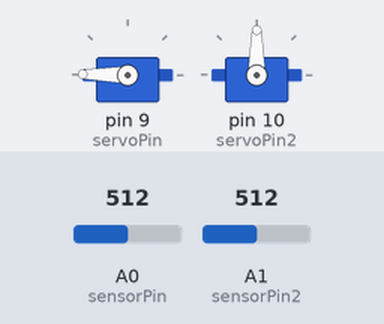
The sketch below on a simulated Arduino Uno, built with avr-gcc and run on an emulated ATmega328P. Parts: 2 × servo. Inputs (shaded band) come from the test bench; at power-on: A1 (sensorPin2) = 512, A0 (sensorPin) = 512.

Above: at 2.2 s.
2.3 s: A1 (sensorPin2) set to 543
3.8 s: A1 (sensorPin2) set to 565
At 4.96 s:
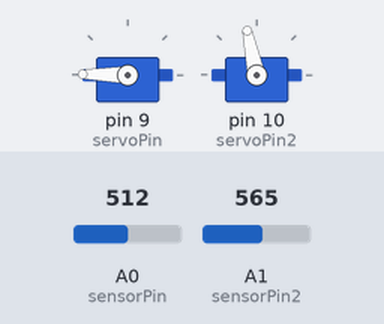
6.8 s: A0 (sensorPin) set to 716
At 6.97 s:
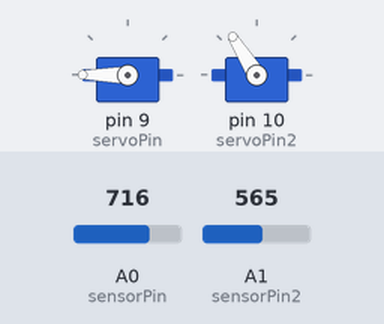
9.8 s: A0 (sensorPin) set to 511
At 9.98 s:
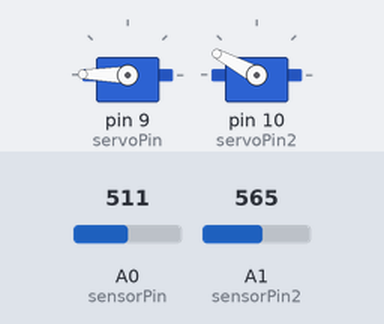
12.8 s: A0 (sensorPin) set to 480
14.3 s: A0 (sensorPin) set to 454
At 14.49 s:
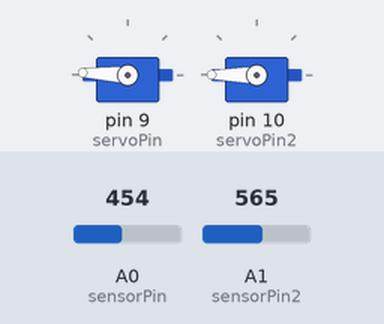
Timing chart, 0 to 21.8 s (numbered marks = the images above; inputs shaded):
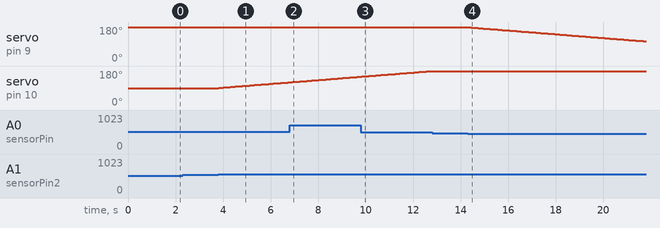

Measured:
- the behaviour switches between 551 and 552 on A1 (sensorPin2) (found by bisection; images 0 and 1)
- the behaviour switches between 473 and 472 on A0 (sensorPin) (found by bisection; images 3 and 4)
- after the input at 2.3 s, every drawn part: stays the same
- after the input at 3.8 s, servo on pin 10 (servoPin2): moves from 90° to 120° over 2.9 s, starting at once
- after the input at 6.8 s, servo on pin 9 (servoPin): 179° → 180° at once
- after the input at 9.8 s, servo on pin 9 (servoPin): 180° → 179° at once
- after the input at 12.8 s, every drawn part: stays the same
- after the input at 14.3 s, servo on pin 9 (servoPin): moves from 179° to 104° over 7.4 s, starting after 0.05 s

The sketch:

SOLAR_TRACKER.ino
```cpp
#include <Servo.h>

int sensorPin = A0;
int sensorPin2 = A1;
int servoPin  = 9;
int servoPin2  = 10;

int sensorValue = 0;
int sensorValue2 = 0;
int servoGrad = 180;
int servoGrad2 = 90;
int tolerance = 40;

Servo myservo;
Servo myservo2;

void setup() {
  pinMode( sensorPin, INPUT);
  pinMode( sensorPin2, INPUT);
  myservo.attach( servoPin );
    myservo2.attach( servoPin2 );
  myservo.write( servoGrad );
    myservo2.write( servoGrad2 );
    delay(1000);
}

void loop() {
  sensorValue = analogRead(sensorPin);
  sensorValue2 = analogRead(sensorPin2);
  if ( sensorValue > (512-tolerance) )
  {
    if (servoGrad < 180) servoGrad++;
  }


    if ( sensorValue2 > (512-tolerance) )
  {
    if (servoGrad2 < 180) servoGrad2++;
  }


  if ( sensorValue < (512+tolerance) )
  {
    if (servoGrad > 80) servoGrad--;
  }
  if ( sensorValue2 < (512+tolerance) )
  {
    if (servoGrad2 > 0) servoGrad2--;
  }

  myservo.write( servoGrad );
 myservo2.write( servoGrad2 );
  delay(100);
}
```
